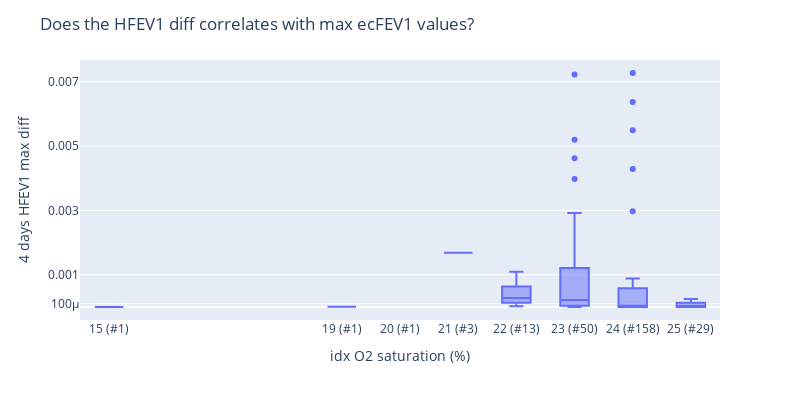

Source (notebook cell):
### Code cell
# Does HFEV1 diff correlates with high max ecFEV1?
title = f"Does the HFEV1 diff correlates with max ecFEV1 values?"
var = "HFEV1"
# idx_col = ""idx Max ecFEV1""
idx_col = "idx ecFEV1 (L)"
idx_col = "idx O2 saturation (%)"

fig = px.box(
    df_diffs_2nd_bin,
    x=idx_col,
    y=f"4 days {var} max diff",
    # color="N days model",
    # title=title,
    # hover_data=ref_cols,
)
val_counts = df_diffs.value_counts(idx_col).sort_index()
xaxislabels = list(
    map(lambda x: f"{x[0]} (#{x[1]})", zip(val_counts.index, val_counts.values))
)
# Update x axis labels
fig.update_xaxes(tickvals=val_counts.index, ticktext=xaxislabels)
# Add 10e-4 p on y axis label
fig.update_yaxes(tickvals=[0.0001, 0.001, 0.003, 0.005, 0.007])
fig.update_layout(title=title, showlegend=False, width=800, height=400)
fig.show()
print("Value counts for day 1 idx")

# Save image
# fig.write_image(dh.get_path_to_main() + f"PlotsBreathe/N days model/{title}.pdf")

### Figure 1 — Plotly figure (JSON) as saved in the notebook; plotly's stock layout.template omitted (floating-point values rounded to 4 significant figures)
{"data": [{"alignmentgroup": "True", "hovertemplate": "idx O2 saturation (%)=%{x}<br>4 days HFEV1 max diff=%{y}<extra></extra>", "legendgroup": "", "marker": {"color": "#636efa"}, "name": "", "notched": false, "offsetgroup": "", "orientation": "v", "showlegend": false, "type": "box", "x": [24, 24, 23, 22, 15, 23, 24, 24, 23, 22, 24, 24, 23, 23, 23, 25, 22, 23, 23, 25, 23, 24, 22, 24, 23, 24, 23, 25, 23, 24, 22, 22, 24, 24, 23, 25, 24, 24, 23, 24, 24, 19, 24, 24, 23, 24, 24, 21, 23, 23, 24, 24, 23, 23, 24, 23, 24, 24, 24, 22, 23, 24, 24], "x0": " ", "xaxis": "x", "y": [0.006368, 0.005494, 0.0002181, 0.0002774, 5.797e-12, 8.607e-06, 6.447e-05, 0.007272, 0.0003711, 0.0007313, 5.051e-08, 2.525e-08, 0.00398, 5.958e-06, 0.0001378, 2.111e-05, 0.001095, 5.369e-06, 0.0002729, 0.0002461, 0.0005167, 5.594e-07, 2.202e-05, 3.05e-07, 0.007223, 5.612e-07, 0.0003526, 1.248e-06, 1.042e-05, 4.174e-07, 0.0001287, 0.0001321, 9.529e-05, 9.25e-05, 0.0006416, 5.016e-09, 5.557e-05, 1.753e-05, 9.641e-05, 0.0003061, 0.0008634, 1.077e-05, 7.088e-07, 1.722e-06, 0.0001561, 5.292e-06, 0.0008847, 0.001682, 0.004623, 5.086e-05, 8.368e-06, 5.408e-06, 0.005198, 7.748e-05, 0.0001446, 2.851e-07, 0.002977, 2.249e-06, 1.624e-07, 0.0003465, 0.002921, 0.0001898, 0.004285], "y0": " ", "yaxis": "y"}], "layout": {"boxmode": "group", "height": 400, "legend": {"tracegroupgap": 0}, "margin": {"t": 60}, "showlegend": false, "title": {"text": "Does the HFEV1 diff correlates with max ecFEV1 values?"}, "width": 800, "xaxis": {"anchor": "y", "domain": [0, 1], "ticktext": ["15 (#1)", "19 (#1)", "20 (#1)", "21 (#3)", "22 (#13)", "23 (#50)", "24 (#158)", "25 (#29)"], "tickvals": [15, 19, 20, 21, 22, 23, 24, 25], "title": {"text": "idx O2 saturation (%)"}}, "yaxis": {"anchor": "x", "domain": [0, 1], "tickvals": [0.0001, 0.001, 0.003, 0.005, 0.007], "title": {"text": "4 days HFEV1 max diff"}}}}
